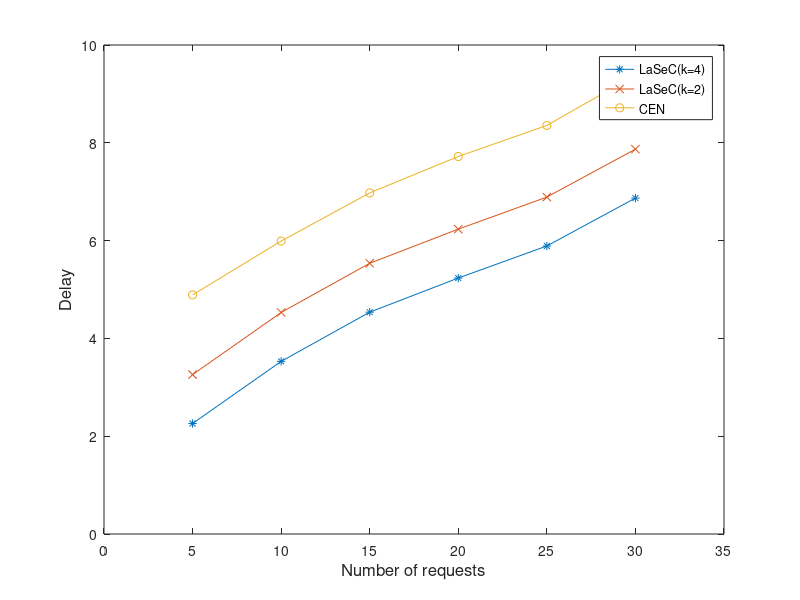

Write MATLAB code to recreate this figure.
x = [5 10 15 20 25 30]
y1 = [2.26 3.530375 4.5365 5.2345625 5.89 6.87]
y2 = [3.26 4.530375 5.5365 6.2345625 6.89 7.87]
y3 = [4.89 5.9901875 6.97575 7.719875 8.3554375 9.385]
plot(x, y1, '-*', x, y2, '-x', x, y3, '-o')
axis([0 35 0 10])
xlabel('Number of requests', 'fontsize',12)
ylabel('Delay','fontsize',12)
legend('LaSeC(k=4)', 'LaSeC(k=2)', 'CEN')
%set(h, 'Box', 'on')
